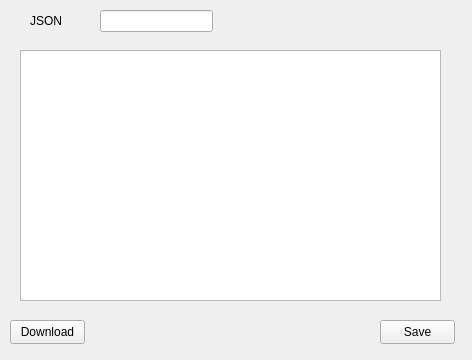
<?xml version="1.0" encoding="UTF-8"?>
<ui version="4.0">
 <class>MainWindow</class>
 <widget class="QMainWindow" name="MainWindow">
  <property name="geometry">
   <rect>
    <x>0</x>
    <y>0</y>
    <width>472</width>
    <height>360</height>
   </rect>
  </property>
  <property name="windowTitle">
   <string>JSON Parser</string>
  </property>
  <widget class="QWidget" name="centralwidget">
   <widget class="QPushButton" name="pushButton">
    <property name="geometry">
     <rect>
      <x>10</x>
      <y>320</y>
      <width>75</width>
      <height>24</height>
     </rect>
    </property>
    <property name="text">
     <string>Download</string>
    </property>
   </widget>
   <widget class="QPushButton" name="pushButton_2">
    <property name="geometry">
     <rect>
      <x>380</x>
      <y>320</y>
      <width>75</width>
      <height>24</height>
     </rect>
    </property>
    <property name="text">
     <string>Save</string>
    </property>
   </widget>
   <widget class="QTextEdit" name="textEdit">
    <property name="geometry">
     <rect>
      <x>20</x>
      <y>50</y>
      <width>421</width>
      <height>251</height>
     </rect>
    </property>
   </widget>
   <widget class="QLabel" name="label">
    <property name="geometry">
     <rect>
      <x>30</x>
      <y>10</y>
      <width>31</width>
      <height>21</height>
     </rect>
    </property>
    <property name="text">
     <string>JSON</string>
    </property>
   </widget>
   <widget class="QLineEdit" name="line">
    <property name="geometry">
     <rect>
      <x>100</x>
      <y>10</y>
      <width>113</width>
      <height>22</height>
     </rect>
    </property>
   </widget>
  </widget>
 </widget>
 <resources/>
 <connections/>
</ui>
